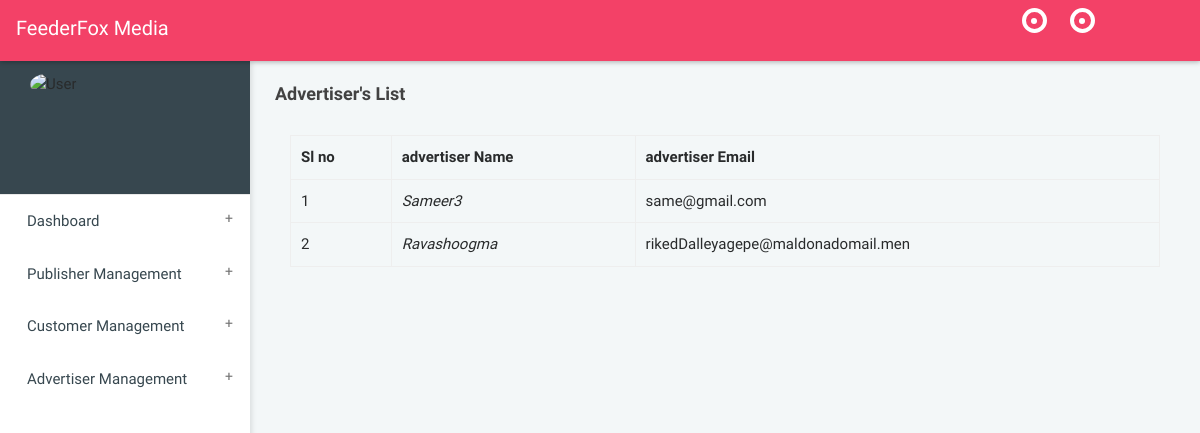
The app's page /accounts/advertiser_list/, older data.
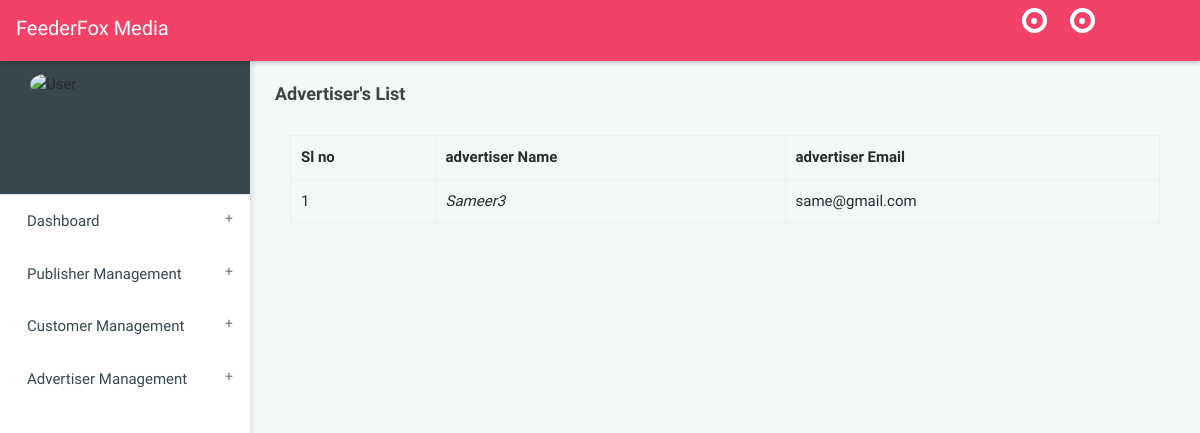
The same page, newer data.
### accounts/models.py (models this page shows, shortened)
class Profile(models.Model):
    user = models.OneToOneField(User, on_delete = models.CASCADE)
    username = models.CharField(max_length=100)
    email = models.EmailField()
    Account_type = models.CharField(max_length=100,choices=ACCCOUNT_TYPES_CHOICES)
    Company_Name = models.CharField(max_length=100,blank=True,null=True)
    Firstname = models.CharField(max_length=100,blank=True,null=True)
    Lastname = models.CharField(max_length=100,blank=True,null=True)
    Address = models.CharField(max_length=1000,blank=True,null=True)
    Mobile = models.CharField(max_length=100,blank=True,null=True)

### accounts/views.py (the view)
def advertiser_list(request):
	advertisers = Profile.objects.filter(Account_type=3)
	context = {'advertisers':advertisers}
	return render(request,'advertiser_list.html',context)

### home/templates/advertiser_list.html (shortened to what this page needs)
{% load static %}
<!DOCTYPE html>
<html>
<head>
<link rel="stylesheet" href=" {% static 'dist/css/bootstrap.min_admin.css' %}">
<link rel="stylesheet" href="{% static 'dist/css/jquery-jvectormap-2.0.3.css' %}"/>
<link rel="stylesheet" href="{% static 'dist/css/main.css' %}">
<link rel="stylesheet" href="{% static 'dist/css/all-themes.css' %}" />
<link rel="stylesheet" href="https://cdnjs.cloudflare.com/ajax/libs/material-design-iconic-font/2.2.0/css/material-design-iconic-font.min.css">
</head>
<body class="theme-red">
<nav class="navbar">
    <div class="col-12">
        <div class="navbar-header">
            <a class="navbar-brand" href="index.html">FeederFox Media</a>
        </div>
        <ul class="nav navbar-nav navbar-right">
            <li><a href="javascript:void(0);" class="js-search" data-close="true"><i class="zmdi zmdi-search"></i></a></li>
            <li class="dropdown"> <a href="javascript:void(0);" class="dropdown-toggle" data-toggle="dropdown" ><i class="zmdi zmdi-notifications"></i>
                <div class="notify"><span class="heartbit"></span><span class="point"></span></div>
                </a>
            </li>
            <li class="dropdown hidden-sm-down"> <a href="javascript:void(0);" class="dropdown-toggle" data-toggle="dropdown" ><i class="zmdi zmdi-flag"></i>
                <div class="notify"><span class="heartbit"></span><span class="point"></span></div>
                </a>
            </li>
            <li><a href="sign-in.html" class="mega-menu" data-close="true"><i class="zmdi zmdi-power"></i></a></li>
            <li><a href="javascript:void(0);" class="js-right-sidebar" data-close="true"><i class="zmdi zmdi-settings zmdi-hc-spin"></i></a></li>
        </ul>
    </div>
</nav>
<aside id="leftsidebar" class="sidebar">
<div class="user-info">
        <div class="container">
            <div class="image"> <img src="/static/images/logos/logo.png" style="align-self: center;" width="150" height="150" alt="User" /> </div>
        </div>
    </div>
    <div class="menu">
        <ul class="list">
            <li> <a href=" {% url 'dashboard' %} " class="menu-toggle"><span>Dashboard</span></a></li>
            <li> <a href="#" class="menu-toggle"><span> Publisher Management </span> </a>
                 </li>
            <li> <a href="#" class="menu-toggle"><span> Customer Management </span> </a>
                 </li>
            <li> <a href="#" class="menu-toggle"> <span> Advertiser Management </span> </a>
                 </li>
    </div>
</aside>
<section class="content home">
    <div class="container-fluid">
        <div class="block-header">
            <div class="row">
                <div class="col-lg-12 col-md-6 col-sm-7">
                    <h2>Advertiser's List</h2>
                </div>
            </div>
        </div>
                        <div class="container">
                    <table class="table table-bordered">
                        <tr>
                            <th>Sl no </th>
                            <th>advertiser Name </th>
                            <th>advertiser Email  </th>
                        </tr>
                        {% for advertiser in advertisers %}
                        <tr>
                            <td>{{ forloop.counter }}</td>
                            <td> <i> {{ advertiser.username }} </i></td>
                            <td>{{ advertiser.email }}</td>
                        </tr>
                        {% endfor %}
                    </table>
      </div>
    </div>
</section>
</body>
</html>

Row changes from the older to the newer data that the page shows:
removed Profile: username "Ravashoogma", email "rikedDalleyagepe@maldonadomail.men"
